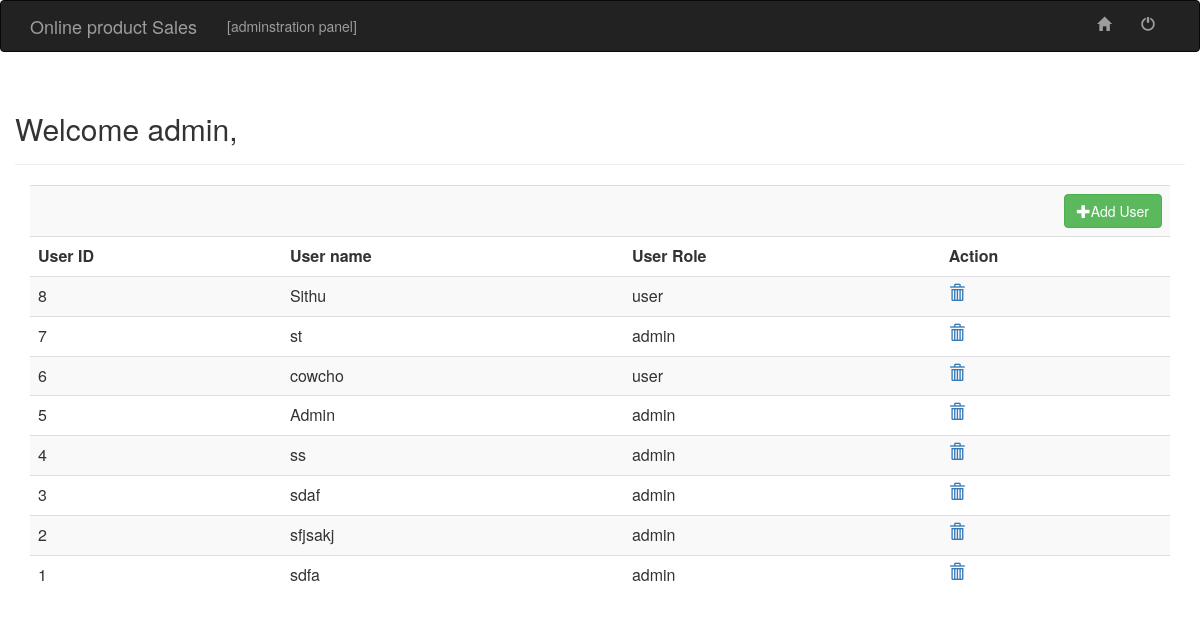
Page /Admin/user_list.php on the committed database.
### tables this page shows
CREATE TABLE `user` (
  `user_id` int(11) NOT NULL,
  `user_name` varchar(30) NOT NULL,
  `password` varchar(255) NOT NULL,
  `email` varchar(30) NOT NULL,
  `phone` varchar(15) NOT NULL,
  `address` varchar(80) NOT NULL,
  `role` varchar(10) NOT NULL
);

### Admin/user_list.php (the view, shortened to what this page needs)
<html>
<head>
<link rel="stylesheet" type="text/css" href="../style/bootstrap.css">
</head>
<body>
<?php
		include 'header.php';
		include 'connect.php';
?>
	<div class="container top" >
    	<div class="row">
        	<div class="col-md-12">
            	<div class="row">
                	<div class="page-header">
                    	<h2> Welcome admin,
                             </h2>
                    </div>
                </div>
                <div class="row">
                    <div class="col-md-12">
                    	<table class="table table-striped">
                        	<tr> <td colspan="4" align="right"> <a href="user.php" class="btn btn-success"><span class="glyphicon glyphicon-plus"> </span>Add User </a></td></tr>
                            <tr> <th>User ID</th><th>User name</th><th>User Role</th><th>Action</th></tr>
                            <?php
                            $query="Select * from user order by user_id desc";
                            $go_query=mysqli_query($connection,$query);
							while ($row=mysqli_fetch_array($go_query)){
								$user_id=$row['user_id'];
								$user_name=$row['user_name'];
								$user_role=$row['role'];
								echo"<tr>";
								echo"<td>{$user_id}</td>";
								echo"<td>{$user_name}</td>";
								echo"<td>{$user_role}</td>";
								echo"<td><a href='user_list.php?action=delete&id={$user_id}' class='glyphicon glyphicon-trash' onclick=\"return confirm('Are you sure?')\"></a></td>";
								echo"</tr>";
							}
							?>
                        </table>
                     </div>
                </div>
                </div>
                </div>
                </div>
</body>
</html>

### rows in the picture
user: user_id "8", user_name "Sithu", role "user"
user: user_id "7", user_name "st", role "admin"
user: user_id "6", user_name "cowcho", role "user"
user: user_id "5", user_name "Admin", role "admin"
user: user_id "4", user_name "ss", role "admin"
user: user_id "3", user_name "sdaf", role "admin"
user: user_id "2", user_name "sfjsakj", role "admin"
user: user_id "1", user_name "sdfa", role "admin"
